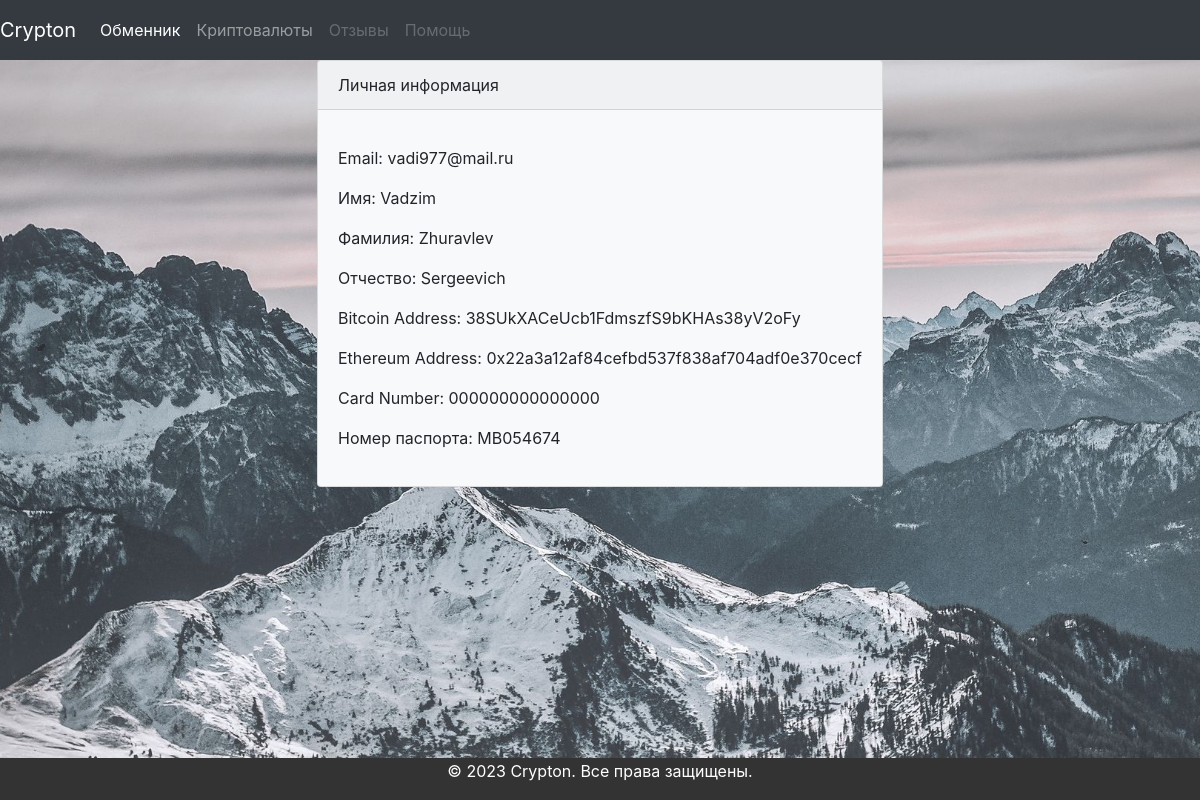
Page /client_details/vadi977@mail.ru on the committed database.
### users/models.py (models this page shows)
class UserProfile(models.Model):
    email = models.EmailField(default='')
    user = models.OneToOneField(User, on_delete=models.CASCADE)
    name = models.CharField(max_length=100,default='Ivan')
    surname = models.CharField(max_length=100,default='Ivanov')
    father = models.CharField(max_length=100,default='Ivanovich')
    bitcoin_address = models.CharField(max_length=100, default=0x00)
    ethereum_address = models.CharField(max_length=100, default=0x00)
    card_number = models.CharField(max_length=16, default=000000000000)
    passport_number = models.CharField(max_length=20, default='MB0')
    def __str__(self):
        return self.user.username

### main/views.py (the view)
# urls.py: path('client_details/<str:email>', views.client_details, name='client_details'),
def client_details(request,email):
    user_profile=get_object_or_404(UserProfile,user__email=email)
    print(user_profile)
    return render(request, 'main/client_details.html', {'user_profile': user_profile})

### main/templates/main/client_details.html (shortened to what this page needs)
{% extends 'main/base_generic.html' %}
{% block content %}
<div class="card bg-light mb-3" style="max-width: 40rem;">
  <div class="card-header">Личная информация</div>
  <div class="card-body">
        <div class="mt-3">
          <p>Email: {{ user_profile.user.email}}</p>
          <p>Имя: {{ user_profile.name }}</p>
            <p>Фамилия: {{ user_profile.surname }}</p>
            <p>Отчество: {{ user_profile.father }}</p>
            <p>Bitcoin Address: {{ user_profile.bitcoin_address }}</p>
            <p>Ethereum Address: {{ user_profile.ethereum_address }}</p>
          <p>Card Number: {{ user_profile.card_number }}</p>
          <p>Номер паспорта: {{ user_profile.passport_number }}</p>
        </div>
    </div>
  </div>
{% endblock %}

### main/templates/main/base_generic.html (style rules this page uses)
body { margin: 0; padding: 0; display: flex; flex-direction: column; align-items: center; justify-content: flex-start; min-height: 100vh; background-image: url("/media/background/1671494381_kalix-club-p-oboi-na-rabochii-stol-gori-vkontakte-2.jpg"); background-size: cover; background-repeat: no-repeat; background-position: center center; }

### rows in the picture
UserProfile: user.email "vadi977@mail.ru", name "Vadzim", surname "Zhuravlev", father "Sergeevich", bitcoin_address "38SUkXACeUcb1FdmszfS9bKHAs38yV2oFy", ethereum_address "0x22a3a12af84cefbd537f838af704adf0e370cecf", card_number "000000000000000", passport_number "MB054674"
